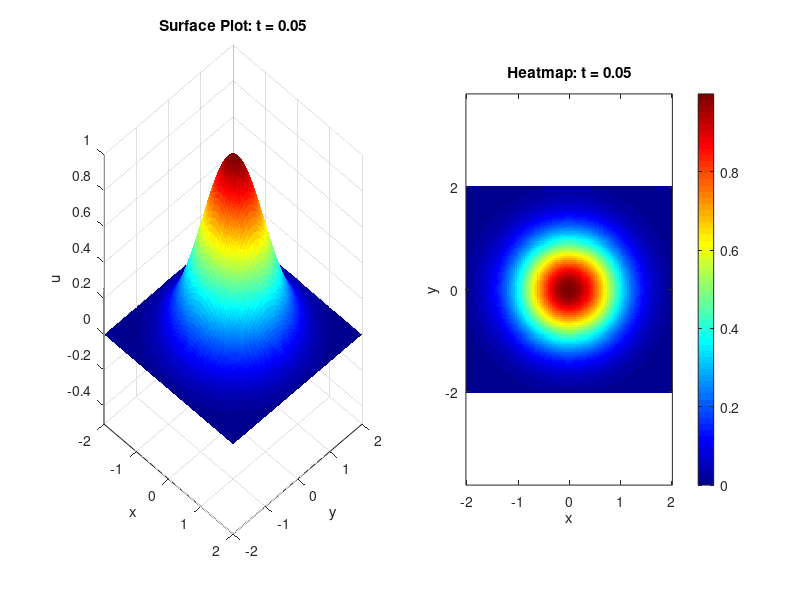
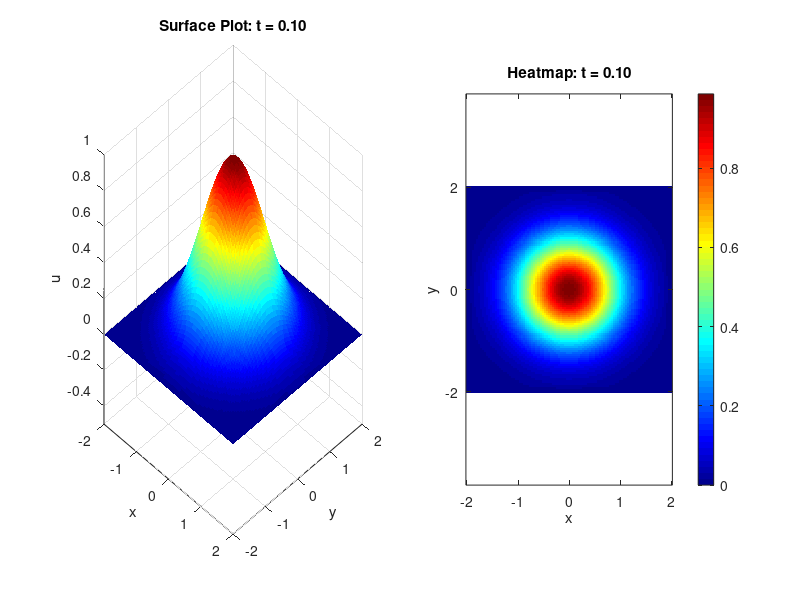
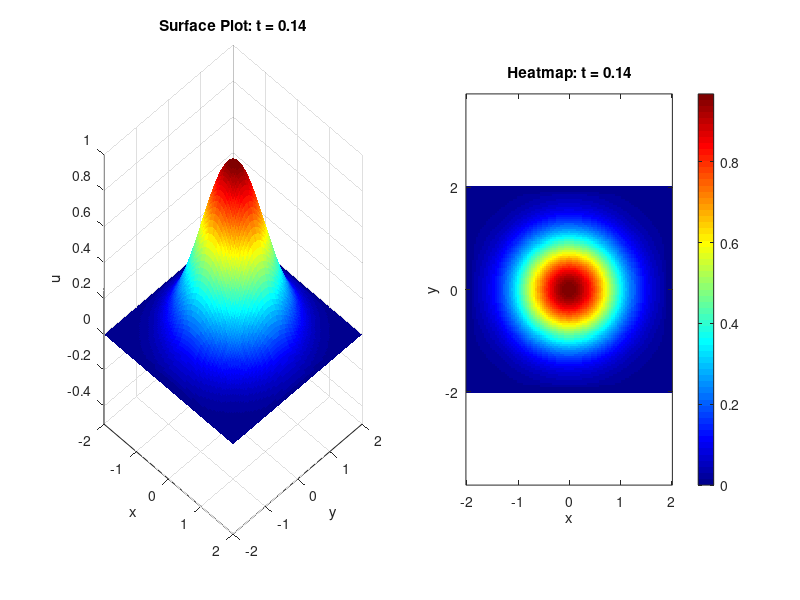
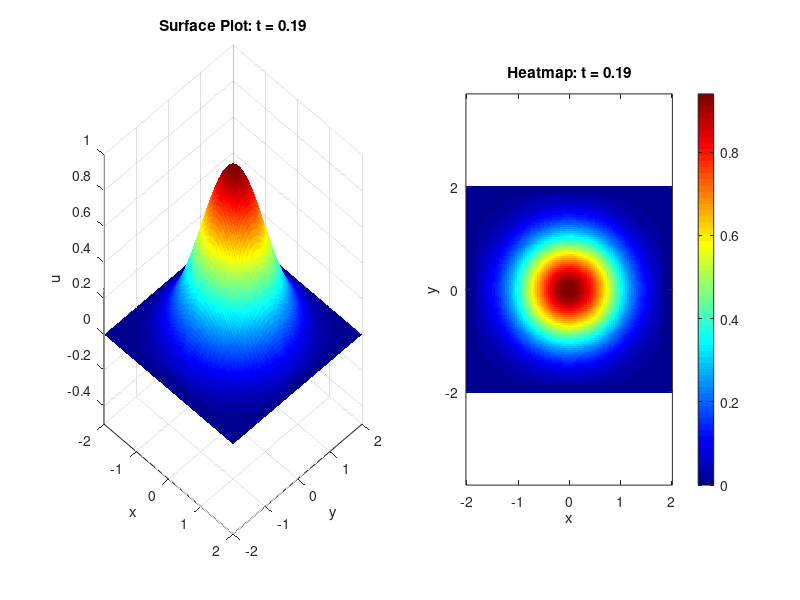

Reproduce these figures in MATLAB, in order. (Note: a time limit stopped this script after it produced the figures.)
% wave2d_staggered_leapfrog.m
% Staggered Leapfrog Scheme for 2D Wave Equation in a Basin with Visualization

clear; clc; close all;

%% Parameters
a = 1;              % wave speed
alpha = 1;          % initial Gaussian decay
L = 2;              % domain extends from -L to L in x and y
Nx = 101;           % number of grid points in x
Ny = 101;           % number of grid points in y
dx = 2*L/(Nx-1);    % grid spacing
dy = dx;            % square grid
dt = 0.4 * dx / a;  % time step satisfying stability condition (CFL < 1/sqrt(2))
T = 2;              % final time
Nt = round(T/dt);   % number of time steps
CFL = a*dt/dx;

fprintf("Running with CFL = %.4f\n", CFL);

%% Grid
x = linspace(-L, L, Nx);
y = linspace(-L, L, Ny);
[X, Y] = meshgrid(x, y);

%% Initial condition: u(x,y,0) = exp(-alpha(x^2 + y^2))
u = exp(-alpha * (X.^2 + Y.^2));
u_old = u;  % since du/dt = 0 initially

%% Initialize p and q
p = zeros(Nx-1, Ny);      % p on horizontal edges (i+1/2,j)
q = zeros(Nx, Ny-1);      % q on vertical edges (i,j+1/2)

% Compute initial p and q using central differences
for i = 1:Nx-1
    for j = 1:Ny
        p(i,j) = 0.5 * a * dt/dx * (u(i+1,j) - u(i,j));
    end
end

for i = 1:Nx
    for j = 1:Ny-1
        q(i,j) = 0.5 * a * dt/dy * (u(i,j+1) - u(i,j));
    end
end

%% Visualization setup
fig = figure('Visible','on'); % Create figure once
frame_count = 1;

%% Time stepping
for n = 1:Nt
    % Update u using current p and q
    for i = 2:Nx-1
        for j = 2:Ny-1
            u(i,j) = u_old(i,j) - ...
                a*dt/dx * (p(i,j) - p(i-1,j)) - ...
                a*dt/dy * (q(i,j) - q(i,j-1));
        end
    end

    % Enforce boundary condition: u = 0 at boundary
    u(1,:) = 0; u(end,:) = 0;
    u(:,1) = 0; u(:,end) = 0;

    % Update p using new u
    for i = 1:Nx-1
        for j = 2:Ny-1
            p(i,j) = p(i,j) - a*dt/dx * (u(i+1,j) - u(i,j));
        end
    end

    % Update q using new u
    for i = 2:Nx-1
        for j = 1:Ny-1
            q(i,j) = q(i,j) - a*dt/dy * (u(i,j+1) - u(i,j));
        end
    end

    drawnow;  % Force MATLAB to update the figure
    figure(fig);   % Focus on existing figure
    clf;           % Clear previous plots

    % Surface plot
    subplot(1,2,1);
    surf(x, y, u', 'EdgeColor', 'none');
    axis([-L L -L L -0.5 1]);
    xlabel('x'); ylabel('y'); zlabel('u');
    title(sprintf('Surface Plot: t = %.2f', n*dt));
    view(45, 30);
    colormap(jet);

    % Heatmap
    subplot(1,2,2);
    imagesc(x, y, u');
    axis equal tight;
    colorbar;
    xlabel('x'); ylabel('y');
    title(sprintf('Heatmap: t = %.2f', n*dt));
    set(gca, 'YDir', 'normal');  % Correct y-axis orientation
    
    % Save image every 3 steps
    if mod(n, 3) == 0 || n == Nt
        if ~exist('wave_a1', 'dir')
            mkdir('wave_a1');
        end
        filename = sprintf('wave_a1/wave_%d.png', frame_count);
        saveas(fig, filename);
        frame_count = frame_count + 1;
    end

    % Update u_old
   u_old=u;
end
